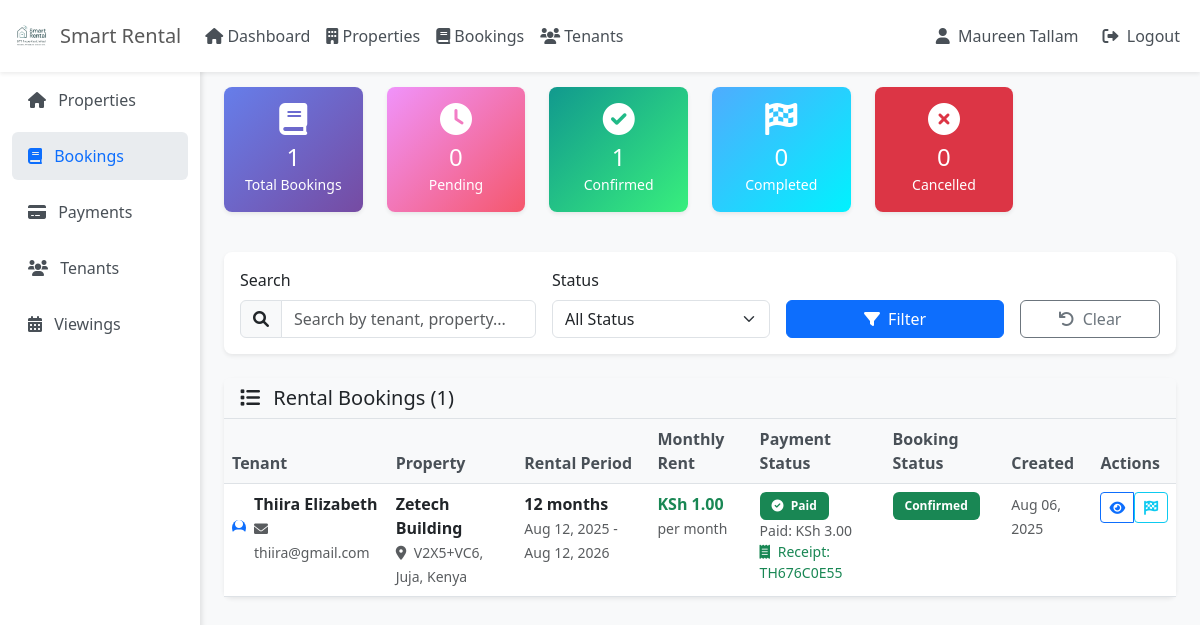
Screenshot of /smart_landlords/bookings.php (signed in) with the database file from the repository.
### tables this page shows
CREATE TABLE `rental_bookings` (
  `id` int(30) NOT NULL,
  `house_id` int(30) NOT NULL,
  `monthly_rent` decimal(15,2) NOT NULL,
  `landlord_id` int(30) NOT NULL,
  `user_id` int(30) NOT NULL,
  `start_date` date NOT NULL,
  `check_in_time` time DEFAULT NULL,
  `end_date` date NOT NULL,
  `check_out_time` time DEFAULT NULL,
  `special_requests` text DEFAULT NULL,
  `last_payment_date` date DEFAULT NULL,
  `next_payment_due` date DEFAULT NULL,
  `security_deposit` decimal(15,2) DEFAULT 0.00,
  `payment_status` enum('pending','partial','paid','refunded','cancelled') NOT NULL DEFAULT 'pending',
  `payment_method` varchar(50) DEFAULT NULL,
  `payment_reference` varchar(100) DEFAULT NULL,
  `status` enum('pending','confirmed','cancelled','completed','active') NOT NULL DEFAULT 'pending',
  `cancellation_reason` text DEFAULT NULL,
  `cancelled_by` enum('tenant','landlord','system') DEFAULT NULL,
  `documents` text DEFAULT NULL COMMENT 'JSON array of document paths',
  `created_at` timestamp NOT NULL DEFAULT current_timestamp(),
  `updated_at` timestamp NOT NULL DEFAULT current_timestamp() ON UPDATE current_timestamp()
);

CREATE TABLE `users` (
  `id` int(30) NOT NULL,
  `name` text NOT NULL,
  `username` varchar(200) NOT NULL,
  `phone_number` varchar(20) DEFAULT NULL COMMENT 'User''s contact phone number',
  `current_balance` decimal(15,2) DEFAULT 0.00,
  `default_payment_method` varchar(50) DEFAULT NULL,
  `password` text NOT NULL,
  `type` enum('admin','landlord','caretaker','customer') NOT NULL DEFAULT 'customer'
);

CREATE TABLE `houses` (
  `id` int(30) NOT NULL,
  `landlord_id` int(30) NOT NULL,
  `house_no` varchar(50) NOT NULL,
  `category_id` int(30) NOT NULL,
  `description` text NOT NULL,
  `location` varchar(255) DEFAULT NULL,
  `city` varchar(100) DEFAULT NULL,
  `state` varchar(100) DEFAULT NULL,
  `country` varchar(100) DEFAULT NULL,
  `latitude` decimal(10,8) DEFAULT NULL,
  `longitude` decimal(11,8) DEFAULT NULL,
  `price` double NOT NULL,
  `security_deposit` decimal(10,2) DEFAULT NULL,
  `min_rental_period` int(11) DEFAULT 1 COMMENT 'In months',
  `max_rental_period` int(11) DEFAULT 12 COMMENT 'In months',
  `advance_rent_months` int(11) DEFAULT 1 COMMENT 'Number of months rent to pay in advance',
  `payment_cycle` enum('monthly','quarterly','annually') NOT NULL DEFAULT 'monthly',
  `late_fee_percentage` decimal(5,2) DEFAULT 5.00,
  `bedrooms` int(11) DEFAULT 0,
  `bathrooms` int(11) DEFAULT 0,
  `area` decimal(10,2) DEFAULT NULL,
  `image` varchar(255) DEFAULT NULL,
  `main_image` varchar(255) DEFAULT NULL,
  `featured` tinyint(1) DEFAULT 0,
  `status` tinyint(1) DEFAULT 1,
  `created_at` timestamp NOT NULL DEFAULT current_timestamp(),
  `updated_at` timestamp NOT NULL DEFAULT current_timestamp() ON UPDATE current_timestamp(),
  `address` text DEFAULT NULL,
  `total_units` int(11) NOT NULL DEFAULT 1,
  `available_units` int(11) NOT NULL DEFAULT 1
);

### smart_landlords/bookings.php (the view, shortened to what the rows shown need)
<?php
require_once '../config/db.php';
$where_conditions = ["h.landlord_id = ?"];
$params = [$_SESSION['user_id']];
$param_types = 'i';
$where_clause = implode(' AND ', $where_conditions);
$query = "SELECT rb.*, h.house_no, h.description, h.price, h.location,
          u.name as tenant_name, u.username as tenant_email, u.phone_number as tenant_phone,
          TIMESTAMPDIFF(MONTH, rb.start_date, rb.end_date) as rental_months,
          (SELECT COUNT(*) FROM booking_payments bp WHERE bp.booking_id = rb.id) as payment_count,
          (SELECT SUM(amount) FROM booking_payments bp WHERE bp.booking_id = rb.id) as total_paid,
          mpr.mpesa_receipt_number, mpr.transaction_date, mpr.result_desc, mpr.status as payment_request_status
          FROM rental_bookings rb
          LEFT JOIN houses h ON rb.house_id = h.id
          LEFT JOIN users u ON rb.user_id = u.id
          LEFT JOIN mpesa_payment_requests mpr ON rb.id = mpr.booking_id
          WHERE $where_clause
          ORDER BY rb.created_at DESC";
$stmt = $conn->prepare($query);
$stmt->bind_param($param_types, ...$params);
$stmt->execute();
$bookings = $stmt->get_result()->fetch_all(MYSQLI_ASSOC);
?>
<!DOCTYPE html>
<html lang="en">
<head>
    <link href="https://cdn.jsdelivr.net/npm/bootstrap@5.3.0/dist/css/bootstrap.min.css" rel="stylesheet">
    <link rel="stylesheet" href="https://cdnjs.cloudflare.com/ajax/libs/font-awesome/6.0.0/css/all.min.css">
</head>
<body class="bg-light">
    <div class="container-fluid">
        <div class="row">
            <main class="col-md-9 ms-sm-auto col-lg-10 px-md-4">
                <div class="d-flex justify-content-between flex-wrap flex-md-nowrap align-items-center pt-3 pb-2 mb-3 border-bottom">
                    <h1 class="h2">
                    </h1>
                </div>
                <div class="card">
                    <div class="card-body p-0">
                        <?php if (empty($bookings)): ?>
                            <div class="text-center py-5">
                                <i class="fas fa-inbox fa-3x text-muted mb-3"></i>
                                <h5 class="text-muted">No bookings found</h5>
                                <p class="text-muted">There are no rental bookings matching your criteria.</p>
                            </div>
                        <?php else: ?>
                            <div class="table-responsive">
                                <table class="table table-hover mb-0">
                                    <thead>
                                        <tr>
                                            <th>Tenant</th>
                                            <th>Property</th>
                                            <th>Rental Period</th>
                                            <th>Monthly Rent</th>
                                            <th>Payment Status</th>
                                            <th>Booking Status</th>
                                            <th>Created</th>
                                            <th>Actions</th>
                                        </tr>
                                    </thead>
                                    <tbody>
                                        <?php foreach ($bookings as $booking): ?>
                                        <tr class="booking-row">
                                            <td>
                                                <div class="d-flex align-items-center">
                                                    <div class="avatar-sm bg-primary rounded-circle d-flex align-items-center justify-content-center me-2">
                                                        <i class="fas fa-user text-white"></i>
                                                    </div>
                                                    <div>
                                                        <div class="fw-bold"><?php echo htmlspecialchars($booking['tenant_name']); ?></div>
                                                        <small class="text-muted">
                                                            <i class="fas fa-envelope me-1"></i>
                                                            <?php echo htmlspecialchars($booking['tenant_email']); ?>
                                                        </small>
                                                    </div>
                                                </div>
                                            </td>
                                            <td>
                                                <div class="fw-bold"><?php echo htmlspecialchars($booking['house_no']); ?></div>
                                                <small class="text-muted">
                                                    <i class="fas fa-map-marker-alt me-1"></i>
                                                    <?php echo htmlspecialchars($booking['location']); ?>
                                                </small>
                                            </td>
                                            <td>
                                                <div class="fw-bold"><?php echo $booking['rental_months']; ?> months</div>
                                                <small class="text-muted">
                                                    <?php echo date('M d, Y', strtotime($booking['start_date'])); ?> -
                                                    <?php echo date('M d, Y', strtotime($booking['end_date'])); ?>
                                                </small>
                                            </td>
                                            <td>
                                                <div class="fw-bold text-success">KSh <?php echo number_format($booking['price'], 2); ?></div>
                                                <small class="text-muted">per month</small>
                                            </td>
                                            <td>
                                                <?php
                                                $paymentStatus = $booking['payment_status'] ?? 'pending';
                                                $paymentColor = $paymentStatus === 'paid' ? 'success' : ($paymentStatus === 'partial' ? 'warning' : 'danger');
                                                $paymentIcon = $paymentStatus === 'paid' ? 'check-circle' : ($paymentStatus === 'partial' ? 'clock' : 'times-circle');
                                                ?>
                                                <span class="badge bg-<?php echo $paymentColor; ?>">
                                                    <i class="fas fa-<?php echo $paymentIcon; ?> me-1"></i>
                                                    <?php echo ucfirst($paymentStatus); ?>
                                                </span>
                                                <?php if ($booking['total_paid']): ?>
                                                    <div class="small text-muted">
                                                        Paid: KSh <?php echo number_format($booking['total_paid'], 2); ?>
                                                    </div>
                                                <?php endif; ?>
                                                <?php if ($booking['mpesa_receipt_number']): ?>
                                                    <div class="small text-success">
                                                        <i class="fas fa-receipt me-1"></i>
                                                        Receipt: <?php echo htmlspecialchars($booking['mpesa_receipt_number']); ?>
                                                    </div>
                                                <?php endif; ?>
                                            </td>
                                            <td>
                                                <?php
                                                $statusColor = $booking['status'] === 'confirmed' ? 'success' :
                                                             ($booking['status'] === 'pending' ? 'warning' :
                                                             ($booking['status'] === 'completed' ? 'info' : 'danger'));
                                                ?>
                                                <span class="badge bg-<?php echo $statusColor; ?>">
                                                    <?php echo ucfirst($booking['status']); ?>
                                                </span>
                                            </td>
                                            <td>
                                                <small class="text-muted">
                                                    <?php echo date('M d, Y', strtotime($booking['created_at'])); ?>
                                                </small>
                                            </td>
                                            <td>
                                                <div class="btn-group" role="group">
                                                    <button type="button" class="btn btn-sm btn-outline-primary"
                                                            data-bs-toggle="modal"
                                                            data-bs-target="#bookingModal<?php echo $booking['id']; ?>">
                                                        <i class="fas fa-eye"></i>
                                                    </button>
                                                    <?php if ($booking['status'] === 'confirmed'): ?>
                                                        <form method="POST" style="display: inline;"
                                                              onsubmit="return confirm('Mark this booking as completed?')">
                                                            <button type="submit" class="btn btn-sm btn-outline-info">
                                                                <i class="fas fa-flag-checkered"></i>
                                                            </button>
                                                        </form>
                                                    <?php endif; ?>
                                                </div>
                                            </td>
                                        </tr>
                                        <?php endforeach; ?>
                                    </tbody>
                                </table>
                            </div>
                        <?php endif; ?>
                    </div>
                </div>
            </main>
        </div>
    </div>
</body>
</html>

### rows the page displays
rental_bookings: user.name "Thiira Elizabeth", user.username "thiira@gmail.com", house.house_no "Zetech Building", house.location "V2X5+VC6, Juja, Kenya", rental_months "12", start_date "Aug 12, 2025", end_date "Aug 12, 2026", house.price "1.00", payment_status "Paid", total_paid "3.00", mpesa_receipt_number "TH676C0E55", status "Confirmed", created_at "Aug 06, 2025"

### other values shown
$_SESSION['user_name'] "Maureen Tallam"
$stats['total_bookings'] "1"
$stats['pending_bookings'] "0"
$stats['confirmed_bookings'] "1"
$stats['completed_bookings'] "0"
$stats['cancelled_bookings'] "0"
count($bookings) "1"
